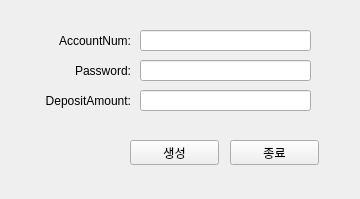
<?xml version="1.0" encoding="UTF-8"?>
<ui version="4.0">
 <class>Form</class>
 <widget class="QWidget" name="Form">
  <property name="geometry">
   <rect>
    <x>0</x>
    <y>0</y>
    <width>360</width>
    <height>199</height>
   </rect>
  </property>
  <property name="windowTitle">
   <string>Form</string>
  </property>
  <widget class="QLineEdit" name="le_Password">
   <property name="geometry">
    <rect>
     <x>140</x>
     <y>60</y>
     <width>171</width>
     <height>21</height>
    </rect>
   </property>
  </widget>
  <widget class="QLabel" name="lbl_Password">
   <property name="geometry">
    <rect>
     <x>40</x>
     <y>60</y>
     <width>91</width>
     <height>21</height>
    </rect>
   </property>
   <property name="text">
    <string>Password:</string>
   </property>
   <property name="alignment">
    <set>Qt::AlignRight|Qt::AlignTrailing|Qt::AlignVCenter</set>
   </property>
  </widget>
  <widget class="QLabel" name="lbl_ID">
   <property name="geometry">
    <rect>
     <x>40</x>
     <y>30</y>
     <width>91</width>
     <height>21</height>
    </rect>
   </property>
   <property name="text">
    <string>AccountNum:</string>
   </property>
   <property name="alignment">
    <set>Qt::AlignRight|Qt::AlignTrailing|Qt::AlignVCenter</set>
   </property>
  </widget>
  <widget class="QLineEdit" name="le_ID">
   <property name="geometry">
    <rect>
     <x>140</x>
     <y>30</y>
     <width>171</width>
     <height>21</height>
    </rect>
   </property>
  </widget>
  <widget class="QPushButton" name="btn_Create">
   <property name="geometry">
    <rect>
     <x>130</x>
     <y>140</y>
     <width>89</width>
     <height>25</height>
    </rect>
   </property>
   <property name="text">
    <string>생성</string>
   </property>
  </widget>
  <widget class="QPushButton" name="btn_ExitCreate">
   <property name="geometry">
    <rect>
     <x>230</x>
     <y>140</y>
     <width>89</width>
     <height>25</height>
    </rect>
   </property>
   <property name="text">
    <string>종료</string>
   </property>
  </widget>
  <widget class="QLabel" name="lbl_Deposit">
   <property name="geometry">
    <rect>
     <x>10</x>
     <y>90</y>
     <width>121</width>
     <height>21</height>
    </rect>
   </property>
   <property name="text">
    <string>DepositAmount:</string>
   </property>
   <property name="alignment">
    <set>Qt::AlignRight|Qt::AlignTrailing|Qt::AlignVCenter</set>
   </property>
  </widget>
  <widget class="QLineEdit" name="le_Deposit">
   <property name="geometry">
    <rect>
     <x>140</x>
     <y>90</y>
     <width>171</width>
     <height>21</height>
    </rect>
   </property>
  </widget>
 </widget>
 <resources/>
 <connections/>
</ui>
